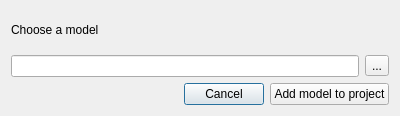
<?xml version="1.0" encoding="UTF-8"?>
<ui version="4.0">
 <class>Dialog</class>
 <widget class="QDialog" name="Dialog">
  <property name="geometry">
   <rect>
    <x>0</x>
    <y>0</y>
    <width>400</width>
    <height>116</height>
   </rect>
  </property>
  <property name="minimumSize">
   <size>
    <width>400</width>
    <height>0</height>
   </size>
  </property>
  <property name="maximumSize">
   <size>
    <width>16777215</width>
    <height>116</height>
   </size>
  </property>
  <property name="windowTitle">
   <string>Dialog</string>
  </property>
  <layout class="QVBoxLayout" name="verticalLayout_2">
   <item>
    <layout class="QVBoxLayout" name="verticalLayout">
     <item>
      <widget class="QLabel" name="label">
       <property name="text">
        <string>Choose a model</string>
       </property>
      </widget>
     </item>
     <item>
      <layout class="QHBoxLayout" name="horizontalLayout">
       <item>
        <widget class="QLineEdit" name="txt_model">
         <property name="frame">
          <bool>true</bool>
         </property>
         <property name="readOnly">
          <bool>true</bool>
         </property>
        </widget>
       </item>
       <item>
        <widget class="QToolButton" name="btn_choose_model">
         <property name="text">
          <string>...</string>
         </property>
        </widget>
       </item>
      </layout>
     </item>
    </layout>
   </item>
   <item>
    <layout class="QHBoxLayout" name="horizontalLayout_2">
     <item>
      <spacer name="horizontalSpacer">
       <property name="orientation">
        <enum>Qt::Horizontal</enum>
       </property>
       <property name="sizeHint" stdset="0">
        <size>
         <width>40</width>
         <height>20</height>
        </size>
       </property>
      </spacer>
     </item>
     <item>
      <widget class="QPushButton" name="btn_cancel">
       <property name="text">
        <string>Cancel</string>
       </property>
      </widget>
     </item>
     <item>
      <widget class="QPushButton" name="btn_add_model">
       <property name="text">
        <string>Add model to project</string>
       </property>
      </widget>
     </item>
    </layout>
   </item>
  </layout>
 </widget>
 <resources/>
 <connections/>
</ui>
